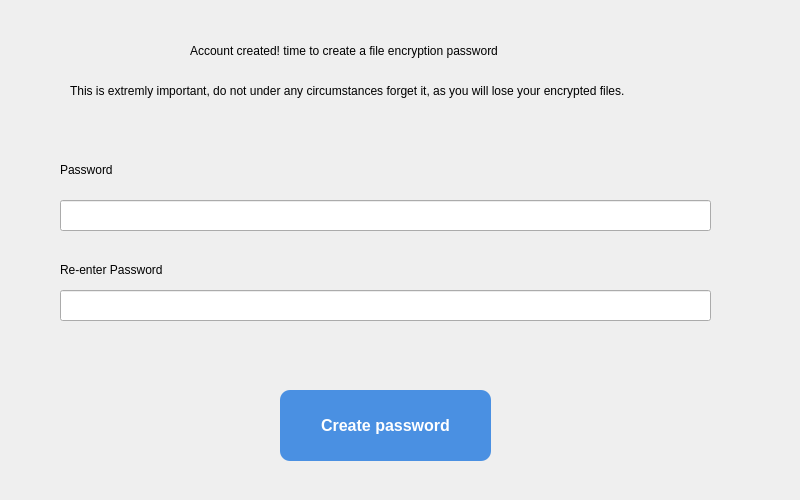
<?xml version="1.0" encoding="UTF-8"?>
<ui version="4.0">
 <class>FilePasswordPage</class>
 <widget class="QWidget" name="FilePasswordPage">
  <property name="geometry">
   <rect>
    <x>0</x>
    <y>0</y>
    <width>800</width>
    <height>500</height>
   </rect>
  </property>
  <property name="windowTitle">
   <string>Form</string>
  </property>
  <widget class="QPushButton" name="createPasswordButton">
   <property name="geometry">
    <rect>
     <x>280</x>
     <y>390</y>
     <width>211</width>
     <height>71</height>
    </rect>
   </property>
   <property name="styleSheet">
    <string notr="true">QPushButton {
    background-color: #4A90E2;
    color: white;
    font-family: &quot;Inter&quot;, sans-serif;
    font-size: 16px;
    font-weight: 600;
    border: none;
    border-radius: 10px;
    padding: 8px 16px;
}

QPushButton:hover {
    background-color: #5AA9F4;
}

QPushButton:pressed {
    background-color: #3A78C2;
}

QPushButton:disabled {
    background-color: #A0C4FF;
    color: #E0E0E0;
}</string>
   </property>
   <property name="text">
    <string>Create password</string>
   </property>
  </widget>
  <widget class="QLabel" name="label">
   <property name="geometry">
    <rect>
     <x>190</x>
     <y>30</y>
     <width>401</width>
     <height>41</height>
    </rect>
   </property>
   <property name="text">
    <string>Account created! time to create a file encryption password</string>
   </property>
  </widget>
  <widget class="QLabel" name="label_2">
   <property name="geometry">
    <rect>
     <x>70</x>
     <y>70</y>
     <width>691</width>
     <height>41</height>
    </rect>
   </property>
   <property name="text">
    <string>This is extremly important, do not under any circumstances forget it, as you will lose your encrypted files.</string>
   </property>
  </widget>
  <widget class="QLineEdit" name="passwordTextField">
   <property name="geometry">
    <rect>
     <x>60</x>
     <y>200</y>
     <width>651</width>
     <height>31</height>
    </rect>
   </property>
   <property name="echoMode">
    <enum>QLineEdit::Password</enum>
   </property>
  </widget>
  <widget class="QLineEdit" name="rePasswordTextField">
   <property name="geometry">
    <rect>
     <x>60</x>
     <y>290</y>
     <width>651</width>
     <height>31</height>
    </rect>
   </property>
   <property name="echoMode">
    <enum>QLineEdit::Password</enum>
   </property>
  </widget>
  <widget class="QLabel" name="label_3">
   <property name="geometry">
    <rect>
     <x>60</x>
     <y>160</y>
     <width>81</width>
     <height>20</height>
    </rect>
   </property>
   <property name="text">
    <string>Password</string>
   </property>
  </widget>
  <widget class="QLabel" name="label_4">
   <property name="geometry">
    <rect>
     <x>60</x>
     <y>260</y>
     <width>191</width>
     <height>20</height>
    </rect>
   </property>
   <property name="text">
    <string>Re-enter Password</string>
   </property>
  </widget>
  <widget class="QLabel" name="errorLabel">
   <property name="geometry">
    <rect>
     <x>60</x>
     <y>340</y>
     <width>201</width>
     <height>20</height>
    </rect>
   </property>
   <property name="text">
    <string/>
   </property>
  </widget>
 </widget>
 <resources/>
 <connections/>
</ui>
